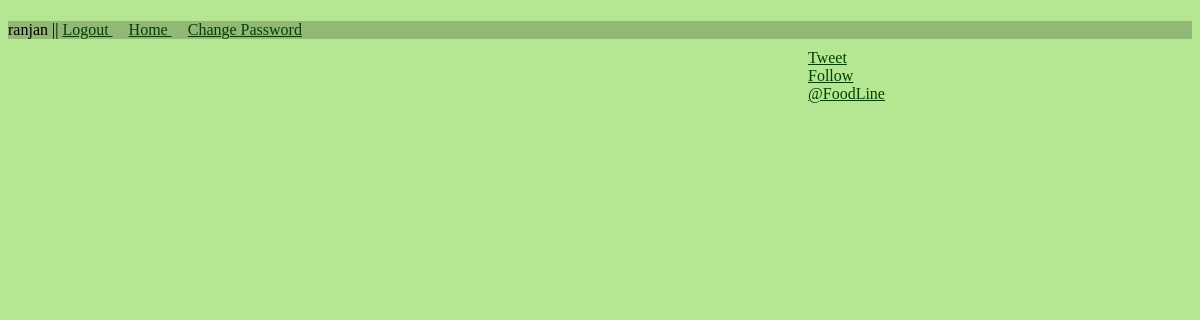
The page /foodline/eventslist/ (signed in) on the database as committed earlier.
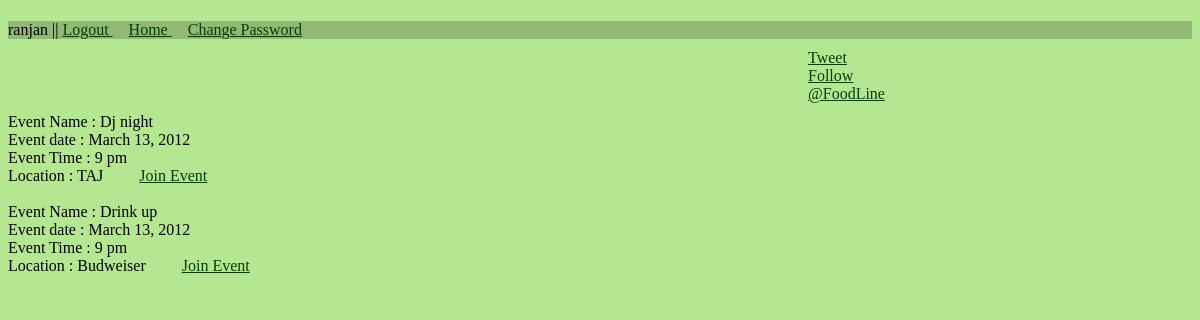
The same page on the database as committed later.
### company/models.py (models this page shows)
class Events(models.Model):
    rest= models.ForeignKey(Company)
    event_name=models.CharField(max_length=30)
    event_date=models.DateField()
    event_time=models.CharField(max_length=30)

class Company(models.Model):
    company=models.ForeignKey(User)
    company_name = models.CharField(max_length = 30)
    address=models.TextField()
    home_delivery=models.BooleanField()
    lodging=models.BooleanField()
    cuisine=models.CharField(max_length = 30)
    contact_no=models.IntegerField(max_length = 10)

### company/views.py (the view)
@login_required
def eventsinfo(request):
    event_data=Events.objects.all()
    user_part_of = []
    print event_data
    for event in event_data:
        has_joined = JoinEvent.objects.filter(participant = request.user, event= event)
        s = {"id":event.id, "event_name": event.event_name, "event_date":event.event_date, "event_time": event.event_time, "location":event.rest.company_name}
        if has_joined:
            s["is_part"] = True
        else :
            s["is_part"] = False
        user_part_of.append(s)
    print user_part_of
    return render_to_response('events.html',locals())

### templates/events.html (shortened to what this page needs)
{% extends "base.html" %}
{% block content %}
</head>
<body>
{% for item in user_part_of  %}
 Event Name :      {{ item.event_name }} <br>
 Event date :      {{ item.event_date }} <br>
 Event Time :      {{ item.event_time }} <br>
 Location   :      {{ item.location }} &nbsp &nbsp  &nbsp &nbsp
{% if not item.is_part and request.user.is_authenticated %}  <a  href="/foodline/joinevent/{{item.id}}" class="event">Join Event</a>{% endif %}
  <br/>
  <br/>
 {% endfor %}
 {% endblock %}

Rows that differ between the two databases and show on the page:
added Events: event_name "Dj night", event_date "March 13, 2012", event_time "9 pm"
now on this page (row edited): Company: location "TAJ"
added Events: event_name "Drink up", event_date "March 13, 2012", event_time "9 pm"
now on this page (row edited): Company: location "Budweiser"
Other text that changed with them:
new list line: "Event Name : Event date : Event Time : Location : Join Event"
